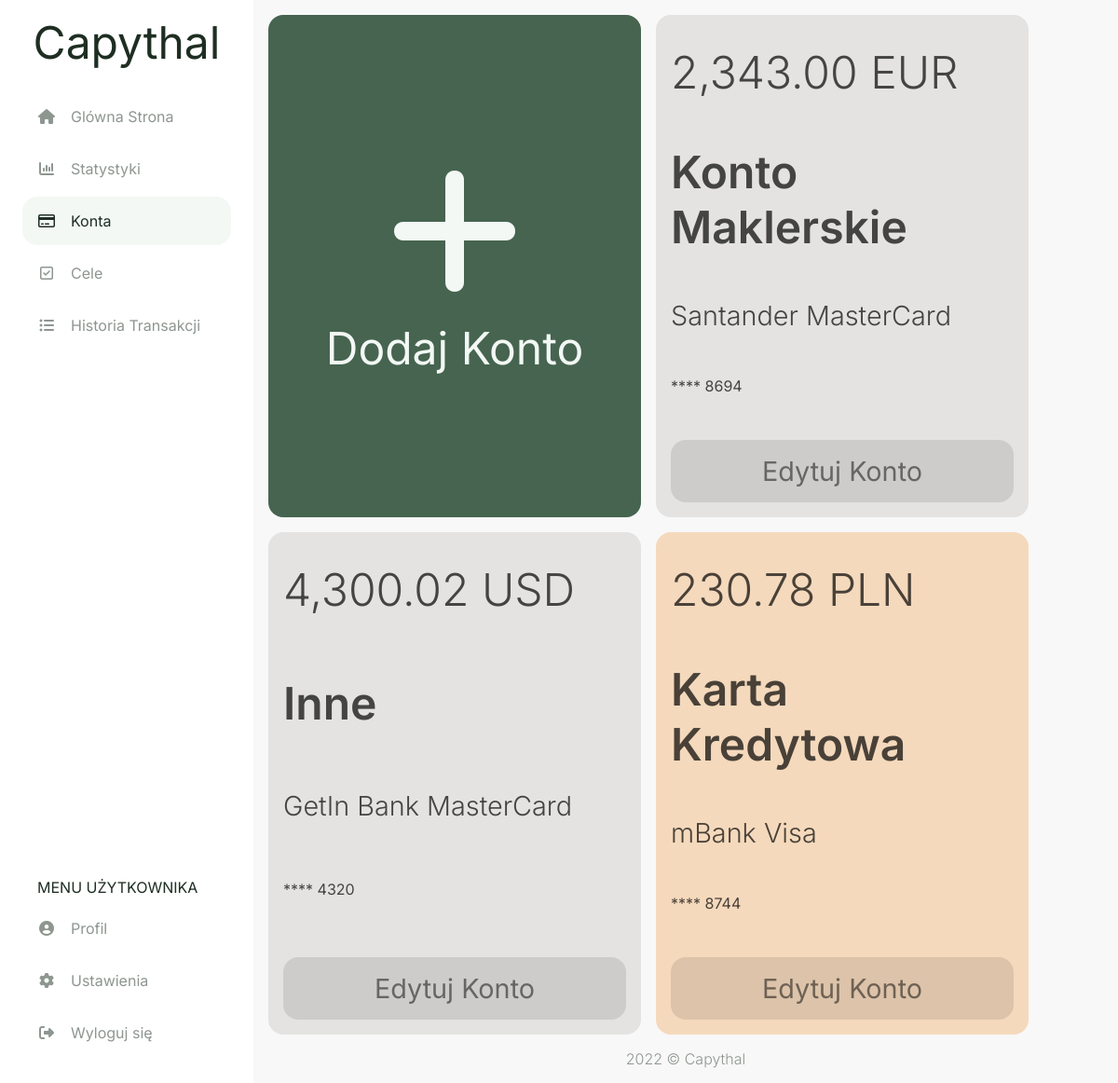
The app's page /accounts (signed in) with its own data.
### capythal/models.py (models this page shows, shortened)
class account(db.Model):
    id = db.Column(db.Integer, primary_key=True)
    user_id = db.Column(db.Integer, db.ForeignKey('user.id'), nullable=False)
    currency_id = db.Column(db.Integer, db.ForeignKey('currency.id'), nullable=False)
    card_id = db.Column(db.Integer, db.ForeignKey('card.id'))
    acc_type_id = db.Column(db.Integer, db.ForeignKey('acc_type.id'), nullable=False)
    style_id = db.Column(db.Integer, db.ForeignKey('style.id'), nullable=False)
    amount = db.Column(db.Float(20,2), default = 0)
    card_number = db.Column(db.String(4))
    fin_inst = db.Column(db.String(20))
    transaction = db.relationship("transaction", backref="account", lazy=True)
    settings = db.relationship("settings", back_populates="account", uselist=False)
    goal = db.relationship("goal", backref="account", lazy=True)

class currency(db.Model):
    id = db.Column(db.Integer, primary_key=True)
    name = db.Column(db.String(20), nullable=False)
    account = db.relationship("account", backref="currency", lazy=True)
    settings = db.relationship("settings", backref="currency", lazy=True)

class acc_type(db.Model):
    id = db.Column(db.Integer, primary_key=True)
    name = db.Column(db.String(20), nullable=False)
    account = db.relationship("account", backref="acc_type", lazy=True)

class card(db.Model):
    id = db.Column(db.Integer, primary_key=True)
    name = db.Column(db.String(20), nullable=False)
    account = db.relationship("account", backref="card", lazy=True)

### capythal/routes.py (the view, shortened to what this page needs)
@app.route('/accounts', methods=['GET', 'POST'])
@login_required
def accounts():
    form_add = addAccForm()
    form_edit = editAccForm()
    accounts = db.session.query(account,currency,card,acc_type,style).join(currency).join(card).join(acc_type).join(style).filter(account.user_id == current_user.id)
    if form_edit.deleteAcc.data and form_edit.validate():
        db.session.execute(
            delete(account)
            .where((account.id == form_edit.account_id.data) & (account.user_id == current_user.id)))
        db.session.commit()
        return redirect(url_for('accounts'))
    return render_template("accounts.html", accounts = accounts, form_add = form_add, form_edit = form_edit)

### capythal/models.py (called while the page is built)
@login_manager.user_loader
def load_user(user_id):
    return user.query.get(int(user_id))

### capythal/routes.py (called while the page is built)
@app.template_filter()
def currencyFormat(value):
    value = float(value)
    return "{:,.2f}".format(value)

### capythal/templates/accounts.html (shortened to what this page needs)
{% extends "layout.html" %}
{% set active_page = "accounts" %}
{% block head %}
  {{ super() }}
  <link rel="stylesheet" href="{{ url_for('static', filename='css/accounts.css') }}">
  <link rel="stylesheet" href="{{ url_for('static', filename='css/modals/account-modal.css') }}">
{% endblock %}
{% block content %}
<div class="accounts-flexbox">
  <a href="#modal-add" class="account-add bg-main-btn fc-main-btn">
    <span class="account-plus-sign fa fa-plus"></span>
    <span class="fs-1">Dodaj Konto</span>
  </a>
  {% for account,currency,card,acc_type,style in accounts %}
    <div class="account-info style-{{ style.name }}">
      <span class="fs-1 fw-light">{{ account.amount | currencyFormat }} {{ currency.name }}</span>
      <span class="fs-1 fw-semibold">{{ acc_type.name }}</span>
      <span class="fs-2 fw-light">
        {% if account.fin_inst %}{{ account.fin_inst }}{% endif %} {% if card.name %}{{ card.name }}{% endif %}
      </span>
      {% if account.card_number %}
      <span class="fs-4">**** {{ account.card_number }}</span>
      {% endif %}
      <a href="#modal{{ account.id }}" class="account-edit" value=1>
        <span class="fs-2">Edytuj Konto</span>
      </a>
    </div>
  {% endfor %}
</div>
{% endblock %}

### capythal/templates/layout.html (shortened to what this page needs)
<!doctype html>
<html lang="pl">
  <head>
    {% block head %}
    <link rel="stylesheet" href="{{ url_for('static', filename='css/style.css') }}">
    {% endblock %}
  </head>
  <body>
    <aside id="navbar" class="navbar">
      <a class="logo fs-1" href="{{ url_for('home') }}">Capythal</a>
      <ul class="navbar-list-top">
        <li class="menu-button {{ 'active' if active_page == 'home' else '' }}">
          <a href="{{ url_for('home') }}" class="menu-button-link">
            <span class="fa fa-fw fa-home my-auto"></span>
            <span class="ml-1 fs-4">Glówna Strona</span>
          </a>
        </li>
        <li class="menu-button {{ 'active' if active_page == 'stats' else '' }}">
          <a href="{{ url_for('stats') }}" class="menu-button-link">
            <span class="fa fa-fw fa-bar-chart my-auto"></span>
            <span class="ml-1 fs-4">Statystyki</span>
          </a>
        </li>
        <li class="menu-button {{ 'active' if active_page == 'accounts' else '' }}">
          <a href="{{ url_for('accounts') }}" class="menu-button-link">
            <span class="fa fa-fw fa-credit-card my-auto"></span>
            <span class="ml-1 fs-4">Konta</span>
          </a>
        </li>
        <li class="menu-button {{ 'active' if active_page == 'goals' else '' }}">
          <a href="{{ url_for('goals') }}" class="menu-button-link">
            <span class="fa fa-fw fa-check-square-o my-auto"></span>
            <span class="ml-1 fs-4">Cele</span>
          </a>
        </li>
        <li class="menu-button {{ 'active' if active_page == 'history' else '' }}">
          <a href="{{ url_for('history') }}" class="menu-button-link">
            <span class="fa fa-fw fa-list-ul my-auto"></span>
            <span class="ml-1 fs-4">Historia Transakcji</span>
          </a>
        </li>
      </ul>
      <ul class="navbar-list-bottom">
        <li class="nav-item">
          <span class="ml-1 fs-4">MENU UŻYTKOWNIKA</span>
        </li>
        <li class="menu-button">
          <a href="{{ url_for('userpage') }}" class="menu-button-link">
            <span class="fa fa-fw fa-user-circle my-auto"></span>
            <span class="ml-1 fs-4">Profil</span>
          </a>
        </li>
        <li class="menu-button">
          <a href="" class="menu-button-link">
            <span class="fa fa-fw fa-cog my-auto"></span>
            <span class="ml-1 fs-4">Ustawienia</span>
          </a>
        </li>
        <li class="menu-button">
          <a href="{{ url_for('logout') }}" class="menu-button-link">
            <span class="fa fa-fw fa-sign-out my-auto"></span>
            <span class="ml-1 fs-4">Wyloguj się</span>
          </a>
        </li>
      </ul>
    </aside>
    <main class="main-content">
      {%block content%}
      {%endblock%}
    </main>
    <footer class="fc-secondary fw-light">
      2022 © Capythal
    </footer>
  </body>
</html>

### capythal/static/css/style.css (style rules this page uses)
html, body { padding: 0; margin: 0; }
html { height: 100%; font-family: 'Inter', sans-serif; width: 100%; }
body { background-color: #F8F8F8; color: #1F2E23; min-height: 100vh; display: flex; flex-direction: column; }
* { box-sizing: border-box; }
aside { background-color: #FFFFFF; }
a { color: #1F2E23; cursor: pointer; text-decoration: none; }
.bg-main-btn { background-color: #46644F; }
.style-orange { color: hsl(30, 18%, 33%); background-color: hsl(30, 75%, 85%); }
.style-grey { color: hsl(0, 0%, 33%); background-color: hsl(40, 5%, 89%) }
.fc-secondary { color: #8E9690; }
.fc-main-btn { color: #F3F8F5; }
.fw-light { font-weight: 300 !important; }
.fw-semibold { font-weight: 600 !important; }
.ml-1 { margin-left: 1rem !important; }
.my-auto { margin: auto 0; }
.navbar { transition: all 0.4s ease-in-out; }
.main-content { height: 100%; }
.navbar { display: flex; flex-direction: column; position: fixed; top: 0; bottom: 0; width: 0; opacity: 0; height: 100%; max-width: 75%; overflow-y: auto; z-index: 101; }
.logo { display: none; margin: 1rem auto 0; }
.navbar-list-top, .navbar-list-bottom { width: 100%; padding: 1.5rem; list-style: none }
.navbar-list-top { margin-top: 0; margin-bottom: auto; }
.navbar-list-bottom { margin-bottom: 0; }
.nav-item { margin: 0.5rem 0; }
.active { border-radius: 1rem; background-color: #F3F8F5; }
.active a { color: #1F2E23 !important; }
.menu-button a { margin-bottom: 0.25rem; color: #8E9690; }
.menu-button-link { display: flex; padding: 1rem; }
footer { margin-top: auto; display: flex; margin-bottom: 1rem; justify-content: center; }
.fs-1 { font-size: 2rem; }
.fs-2 { font-size: 1.5rem; }
.fs-4 { font-size: 0.8rem; }
@media (min-width: 500px) { .fs-1 { font-size: 3rem; } }
@media (min-width: 500px) { .fs-2 { font-size: 2rem; } }
@media (min-width: 500px) { .fs-4 { font-size: 1.2rem ; } }
@media (min-width: 800px) { .navbar { width: 100%; opacity: 1; max-width: 17rem; } }
@media (min-width: 800px) { footer { margin-left: 17rem; } }
@media (min-width: 800px) { .add-tr, .logo { display: block; } }
@media (min-width: 800px) { .main-content { margin-left: 17rem; } }
@media (min-width: 800px) { .fs-1 { font-size: 3rem; } }
@media (min-width: 800px) { .fs-2 { font-size: 1.8rem; } }
@media (min-width: 800px) { .fs-4 { font-size: 1rem; } }

### capythal/static/css/accounts.css (style rules this page uses)
.accounts-flexbox { padding: 1rem; display: flex; gap: 1rem; flex-wrap: wrap; }
.account-add, .account-info { flex: 1 0 100%; border-radius: 1rem; display: flex; flex-direction: column; }
.account-add { padding: 3.5rem; justify-content: center; align-items: center; gap: 1rem; }
.account-plus-sign { font-size: 10rem; }
.account-info { padding: 2rem 1rem 1rem; justify-content: space-between; gap: 3rem; color: rgba(0, 0, 0, 0.7); word-wrap: break-word; }
.account-edit { padding: 1rem; border-radius: 1rem; color: rgba(0, 0, 0, 0.5); background-color: rgba(0, 0, 0, 0.1); }
.account-edit > span { display: flex; justify-content: center; }
@media (min-width: 1100px) { .account-add, .account-info { max-width: 25rem; } }

### records on screen
account: amount "2,343.00", name "EUR", name "Konto Maklerskie", fin_inst "Santander", name "MasterCard", card_number "8694"
account: amount "4,300.02", name "USD", name "Inne", fin_inst "GetIn Bank", name "MasterCard", card_number "4320"
account: amount "230.78", name "PLN", name "Karta Kredytowa", fin_inst "mBank", name "Visa", card_number "8744"
